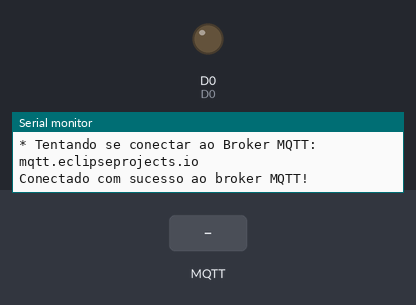
Recording of a sketch running on a simulated ESP8266 (NodeMCU). Parts: output pins drawn as LEDs (lit = HIGH), the last lines printed to the serial monitor. The inputs (shaded band) are chosen by the test bench. WiFi joins after 1.5 s; servers stay silent unless stated; no MQTT or app messages arrive unless stated.

Above: at 2.7 s.
2.8 s: MQTT message "LED - TOGGLE" arrives on the first subscribed topic
At 3.1 s:
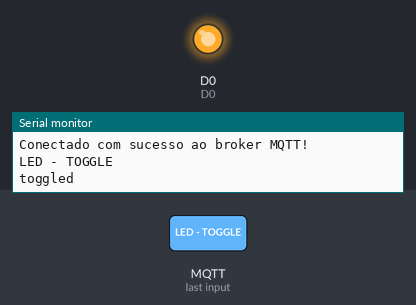
4.3 s: MQTT message "1" arrives on the first subscribed topic
5.8 s: MQTT message "on" arrives on the first subscribed topic
Timing chart, 0 to 8.8 s (numbered marks = the images above; inputs shaded):
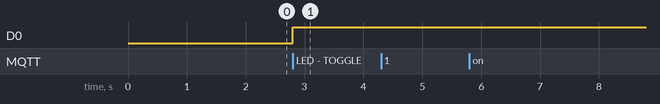

Measured:
- after the input at 2.8 s, D0: LOW → HIGH at once

The sketch:

Pratica_4_-_MQTT.ino
```cpp
#include <ESP8266WiFi.h>
#include <PubSubClient.h>
#include <ESP8266mDNS.h>
#include <WiFiManager.h>
#include <DNSServer.h>
#include <ESP8266WebServer.h>
#include <ArduinoOTA.h>

//defines - mapeamento de pinos do NodeMCU
#define D0    16
#define D1    5
#define D2    4
#define D3    0
#define D4    2
#define D5    14
#define D6    12
#define D7    13
#define D8    15
#define D9    3
#define D10   1

#define TOPICO_SUBSCRIBE_P1 "ESP8266_LED/LED"     //tópico MQTT de escuta luz 1


#define ID_MQTT  "mqtt_aula_nicolas_vycas_1"//id mqtt (para identificação de sessão deve ser unico)

#define USER_MQTT  "login"   // usuario no MQTT
#define PASS_MQTT  "12345"  // senha no MQTT

// WIFI MANAGER
const char *myHostname = "nodeMCU"; // Nome do host na rede
const char *SSID_WiFiManager = "RedeITO";       // SSID / nome da rede WI-FI (AP) do WiFiManager
const char *PASSWORD_WiFiManager = "12345678";  // Senha da rede WI-FI (AP) do WiFiManager

// WIFI
const char* SSID = "AcessoAoInferno"; // SSID / nome da rede WI-FI que deseja se conectar
const char* PASSWORD = "er31j5yh"; // Senha da rede WI-FI que deseja se conectar

// MQTT
const char* BROKER_MQTT = "mqtt.eclipseprojects.io"; //URL do broker MQTT que se deseja utilizar
int BROKER_PORT = 1883; // Porta do Broker MQTT


//Variáveis e objetos globais
WiFiClient espClient; // Cria o objeto espClient
PubSubClient MQTT(espClient); // Instancia o Cliente MQTT passando o objeto espClient


//Prototypes"
void initSerial();
void initWiFi();
void initOTA();
void initMQTT();
void reconectWiFi();
void mqtt_callback(char* topic, byte* payload, unsigned int length);
void VerificaConexoesWiFIEMQTT(void);
void InitOutput(void);


void setup(){
  //inicializações:
  Serial.begin(115200);
  initWiFi();
  initOTA();
  initMQTT();

  // Iniciar pins
  pinMode(D0, OUTPUT); // Ultilisaremos esse pin para ligar o LED
  digitalWrite(D0, LOW); //Baixo no pin D0
}


//Função: inicializa e conecta-se na rede WI-FI desejada
//Parâmetros: nenhum
//Retorno: nenhum
void initWiFi(){
    WiFi.hostname(myHostname);
    WiFiManager wifiManager;

    wifiManager.autoConnect(SSID, PASSWORD);
    delay(10);
    Serial.print("Conectado com sucesso na rede via WifiManager na rede: ");
    Serial.println(WiFi.SSID());
    Serial.println();
    Serial.print("IP obtido: ");
    Serial.print(WiFi.localIP()); // mostra o endereço IP obtido via DHCP
    Serial.println();
    Serial.print("Endereço MAC: ");
    Serial.print(WiFi.macAddress()); // mostra o endereço MAC do esp8266
    reconectWiFi();
}

//Função inicializa OTA - permite carga do novo programa via Wifi
void initOTA()
{
  Serial.println();
  Serial.println("Iniciando OTA....");
  ArduinoOTA.setHostname("pratica-4"); // Define o nome da porta

  // No authentication by default
  ArduinoOTA.setPassword((const char *)"teste-ota"); // senha para carga via WiFi (OTA)
  ArduinoOTA.onStart([]() {
    Serial.println("Start");
  });
  ArduinoOTA.onEnd([]() {
    Serial.println("\nEnd");
  });
  ArduinoOTA.onProgress([](unsigned int progress, unsigned int total) {
    Serial.printf("Progress: %u%%\r", (progress / (total / 100)));
  });
  ArduinoOTA.onError([](ota_error_t error) {
    Serial.printf("Error[%u]: ", error);
    if (error == OTA_AUTH_ERROR) Serial.println("Auth Failed");
    else if (error == OTA_BEGIN_ERROR) Serial.println("Begin Failed");
    else if (error == OTA_CONNECT_ERROR) Serial.println("Connect Failed");
    else if (error == OTA_RECEIVE_ERROR) Serial.println("Receive Failed");
    else if (error == OTA_END_ERROR) Serial.println("End Failed");
  });
  ArduinoOTA.begin();
}

//Função: inicializa parâmetros de conexão MQTT(endereço do
//        broker, porta e seta função de callback)
//Parâmetros: nenhum
//Retorno: nenhum
void initMQTT()
{
  MQTT.setServer(BROKER_MQTT, BROKER_PORT);   //informa qual broker e porta deve ser conectado
  MQTT.setCallback(mqtt_callback);            //atribui função de callback (função chamada quando qualquer informação de um dos tópicos subescritos chega)
}

//Função: função de callback
//        esta função é chamada toda vez que uma informação de
//        um dos tópicos subescritos chega)
//Parâmetros: nenhum
//Retorno: nenhum
void mqtt_callback(char* topic, byte* payload, unsigned int length) {
  String msg;

  //Obtendo a mensagem
  for (int i = 0; i < length; i++) {
    char c = (char)payload[i];
    msg += c;
  }
  Serial.print(msg);
  Serial.print("\n");
  if (msg.equals("LED - TOGGLE")) { // CASO A MENSAGEM SEJA "LED - TOGGLE"
    Serial.print("toggled");
    Serial.print("\n");
    digitalWrite(D0, !digitalRead(D0)); //Alterna o estado do LED
  }
}


//Função: reconecta-se ao broker MQTT (caso ainda não esteja conectado ou em caso de a conexão cair)
//        em caso de sucesso na conexão ou reconexão, o subscribe dos tópicos é refeito.
//Parâmetros: nenhum
//Retorno: nenhum
void reconnectMQTT()
{
  while (!MQTT.connected())
  {
    Serial.print("* Tentando se conectar ao Broker MQTT: ");
    Serial.println(BROKER_MQTT);
    //        if (MQTT.connect(ID_MQTT, USER_MQTT,PASS_MQTT)) // parameros usados para broker proprietário
    // ID do MQTT, login do usuário, senha do usuário

    if (MQTT.connect(ID_MQTT)) {
      Serial.println("Conectado com sucesso ao broker MQTT!");
      MQTT.subscribe(TOPICO_SUBSCRIBE_P1);

    }
    else {
      Serial.println("Falha ao reconectar no broker.");
      Serial.println("Havera nova tentatica de conexao em 2s");
      delay(2000);
    }
  }
}


//Função: reconecta-se ao WiFi
//Parâmetros: nenhum
//Retorno: nenhum
void reconectWiFi()
{
  //se já está conectado a rede WI-FI, nada é feito.
  //Caso contrário, são efetuadas tentativas de conexão
  if (WiFi.status() == WL_CONNECTED)
    return;

  WiFi.begin(SSID, PASSWORD); // Conecta na rede WI-FI

  while (WiFi.status() != WL_CONNECTED)
  {
    delay(100);
    Serial.print(".");
  }

  Serial.println();
  Serial.print("Conectado com sucesso na rede: ");
  Serial.print(SSID);
  Serial.println();
  Serial.print("IP obtido: ");
  Serial.print(WiFi.localIP());  // mostra o endereço IP obtido via DHCP
  Serial.println();
  Serial.print("Endereço MAC: ");
  Serial.print(WiFi.macAddress()); // mostra o endereço MAC do esp8266
}


//Função: verifica o estado das conexões WiFI e ao broker MQTT.
//        Em caso de desconexão (qualquer uma das duas), a conexão
//        é refeita.
//Parâmetros: nenhum
//Retorno: nenhum
void VerificaConexoesWiFIEMQTT(void) {
  if (!MQTT.connected())
    reconnectMQTT(); //se não há conexão com o Broker, a conexão é refeita
}

//programa principal
void loop() {
  // keep-alive da comunicação OTA
  ArduinoOTA.handle();
  //garante funcionamento das conexões WiFi e ao broker MQTT
  VerificaConexoesWiFIEMQTT();
  //keep-alive da comunicação com broker MQTT
  MQTT.loop();
}
```
